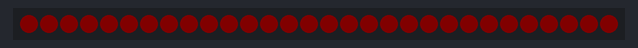
A sketch run on a simulated Arduino Uno, built with avr-gcc and run on an emulated ATmega328P. Shown: 30 RGB LEDs in strip order, left to right. Dim RGB values are drawn brighter than linear.

Above: at 0.1 s.
At 1.1 s:
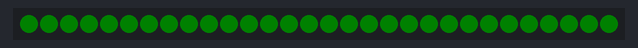
At 2.1 s:
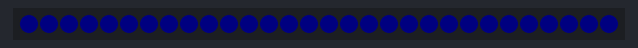

Measured:
- by itself, everything shown: repeats every 3.0 s, in 3 steps
- what the display in image 1 shows lasts 1.0 s, from 1.0 s to 2.0 s

The sketch:

example-1.ino
```cpp
#include "FastLED.h"

// An hourglass contains 30 LEDs
#define NUM_LEDS 30

// Define the pin on your MCU board, which is connected to the "DIN" on the hourglass board
#define DATA_PIN 0

CRGB leds[NUM_LEDS];

void setAllLEDs(CRGB colour)
{
    for (int i = 0; i < NUM_LEDS; i++)
    {
        leds[i] = colour;
    }
    FastLED.show();
}

void setup()
{
    FastLED.addLeds<WS2812B, DATA_PIN, GRB>(leds, NUM_LEDS);
}

void loop()
{
    const int dimValue = 5;

    setAllLEDs(CRGB(dimValue, 0, 0)); // Dim red
    delay(1000);

    setAllLEDs(CRGB(0, dimValue, 0)); // Dim green
    delay(1000);

    setAllLEDs(CRGB(0, 0, dimValue)); // Dim blue
    delay(1000);
}
```
